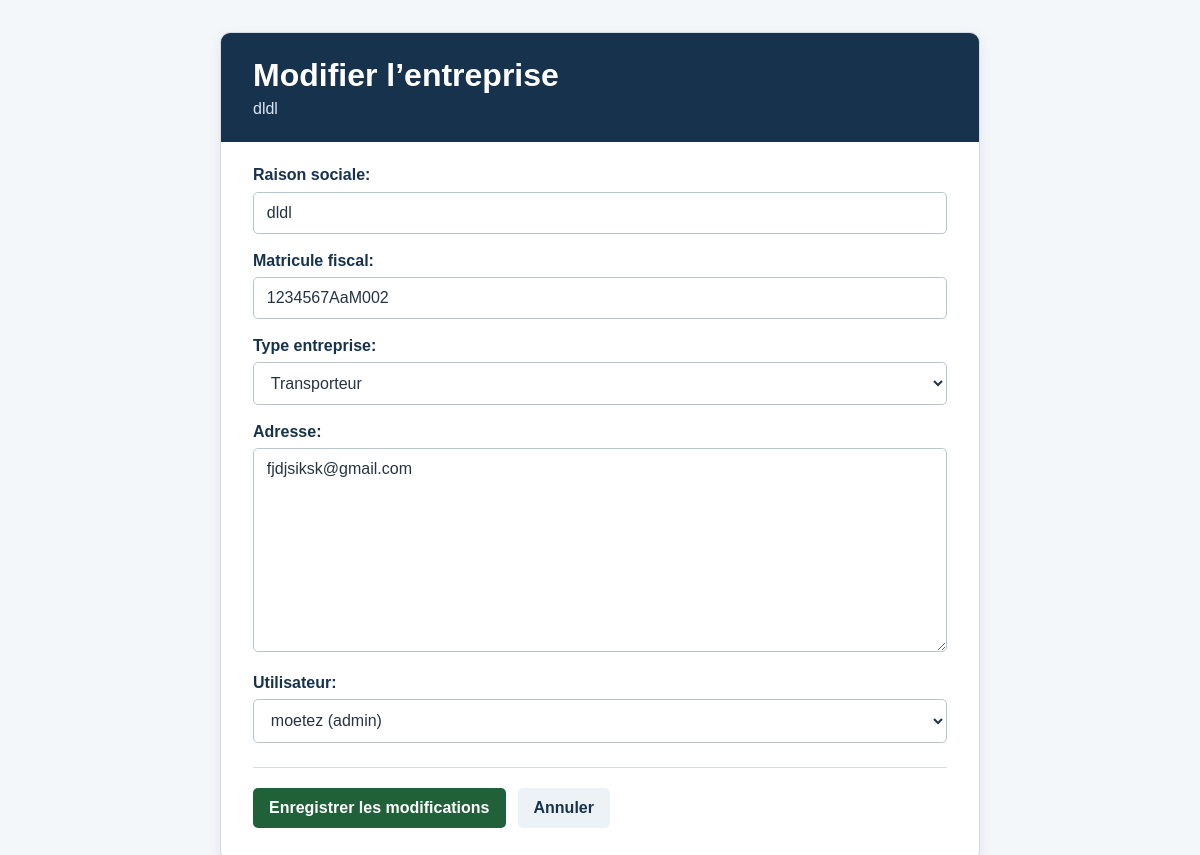
Page /entreprise/3/update/ (signed in) on the committed database.
### EntrepriseApp/models.py (models this page shows, shortened)
class Entreprise(models.Model):
    raison_sociale = models.CharField(max_length=255, null=False, blank=False)
    matricule_fiscal = models.CharField(
        max_length=17,
        unique=True,
        validators=[matricule_fiscal_validator],
    )
    type_entreprise = models.CharField(
        max_length=100,
        choices=[
            ('chargeur', 'Chargeur'),
            ('transporteur', 'Transporteur'),
        ],
        default='chargeur',
    )
    adresse = models.TextField()
    created_at = models.DateTimeField(auto_now_add=True)
    updated_at = models.DateTimeField(auto_now=True)
    utilisateur = models.OneToOneField(
        Utilisateur,
        on_delete=models.CASCADE,
        related_name='entreprise',
    )

### EntrepriseApp/views.py (the view)
# urls.py: path('<int:pk>/update/', EntrepriseUpdateView.as_view(), name='entreprise_update'),
@method_decorator(staff_member_required, name='dispatch')
class EntrepriseUpdateView(UpdateView):
    model = Entreprise
    form_class = EntrepriseForm
    template_name = 'entreprise/form.html'
    success_url = reverse_lazy('entreprise_list')

### EntrepriseApp/forms.py
class EntrepriseForm(forms.ModelForm):
    class Meta:
        model = Entreprise
        exclude = ['created_at', 'updated_at']

### EntrepriseApp/models.py (called while the page is built)
    def __str__(self):
        return f'{self.username} ({self.role})'

### templates/entreprise/form.html (shortened to what this page needs)
<!DOCTYPE html>
<html lang="fr">
<head>
</head>
<body>
    <main>
        <header class="page-header">
            <h1>{% if object %}Modifier l’entreprise{% else %}Créer une entreprise{% endif %}</h1>
            {% if object %}
                <p>{{ object.raison_sociale }}</p>
            {% else %}
                <p>Renseignez les informations de l’entreprise.</p>
            {% endif %}
        </header>
        <form method="post">
            {{ form.as_p }}
            <div class="form-actions">
                <button class="button submit-button" type="submit">
                    {% if object %}Enregistrer les modifications{% else %}Créer l’entreprise{% endif %}
                </button>
                <a class="button cancel-button" href="{% url 'entreprise_list' %}">Annuler</a>
            </div>
        </form>
    </main>
</body>
</html>

### templates/entreprise/form.html (style rules this page uses)
* { box-sizing: border-box; }
body { background: #f4f7fa; color: #263445; font-family: Arial, sans-serif; margin: 0; padding: 2rem 1rem; }
main { background: #fff; border: 1px solid #d5dce3; border-radius: 10px; box-shadow: 0 4px 14px rgb(23 50 77 / 8%); margin: 0 auto; max-width: 760px; overflow: hidden; }
.page-header { background: #17324d; color: #fff; padding: 1.5rem 2rem; }
.page-header h1 { margin: 0 0 0.4rem; }
.page-header p { color: #d7e6f4; margin: 0; }
form { padding: 1.5rem 2rem 2rem; }
form p { margin: 0 0 1.1rem; }
label { color: #17324d; display: block; font-weight: 700; margin-bottom: 0.45rem; }
input, select, textarea { background: #fff; border: 1px solid #b8c5d1; border-radius: 5px; color: #263445; font: inherit; max-width: 100%; padding: 0.7rem 0.8rem; width: 100%; }
.form-actions { border-top: 1px solid #d5dce3; display: flex; flex-wrap: wrap; gap: 0.75rem; margin-top: 1.5rem; padding-top: 1.25rem; }
.button { border: 0; border-radius: 5px; cursor: pointer; display: inline-block; font: inherit; font-weight: 700; padding: 0.7rem 1rem; text-decoration: none; }
.submit-button { background: #21613a; color: #fff; }
.cancel-button { background: #edf2f7; color: #17324d; }

### rows in the picture
Entreprise: raison_sociale "dldl", matricule_fiscal "1234567AaM002", type_entreprise "Transporteur", adresse "fjdjsiksk@gmail.com", utilisateur "moetez (admin)"
